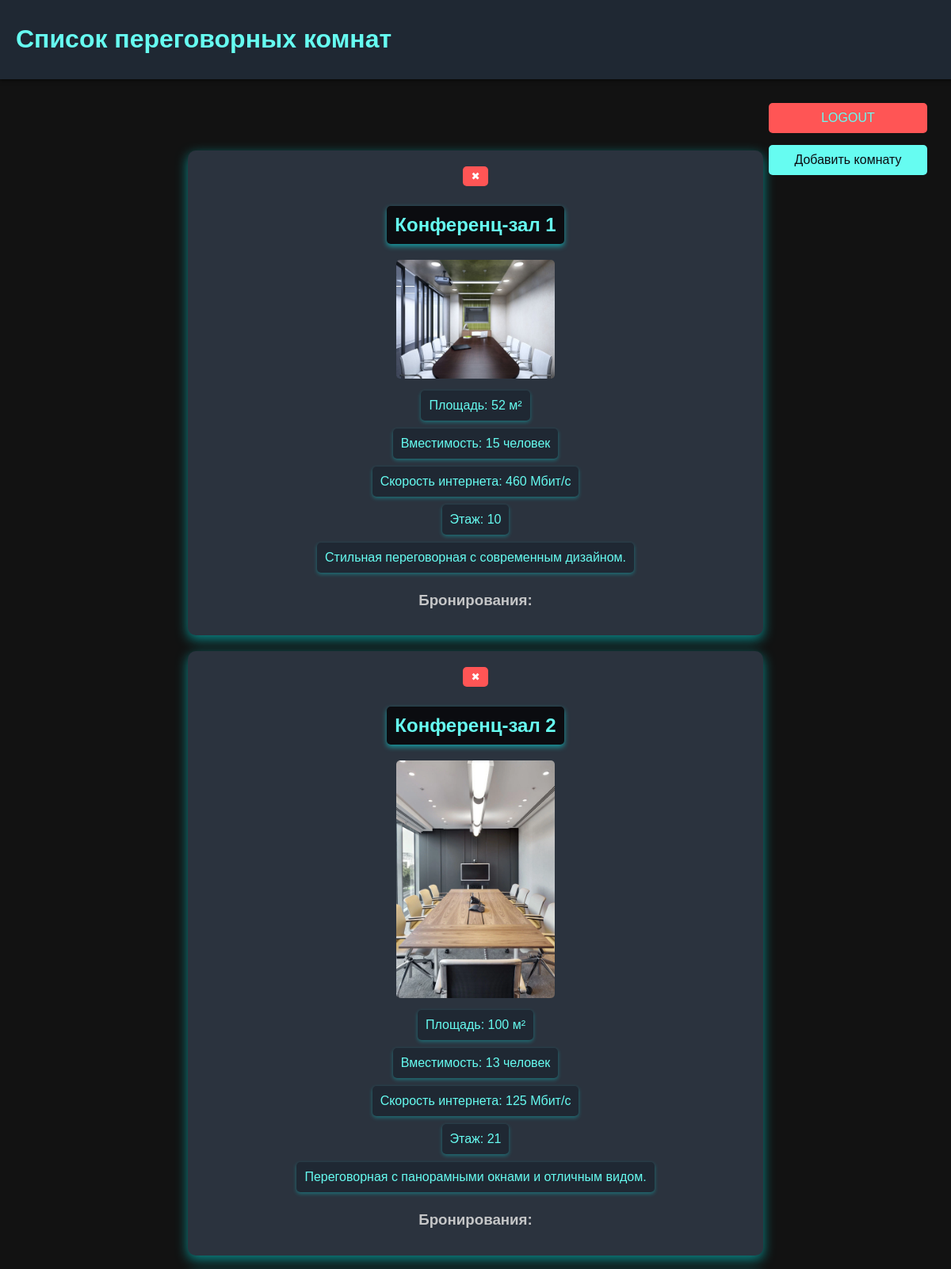
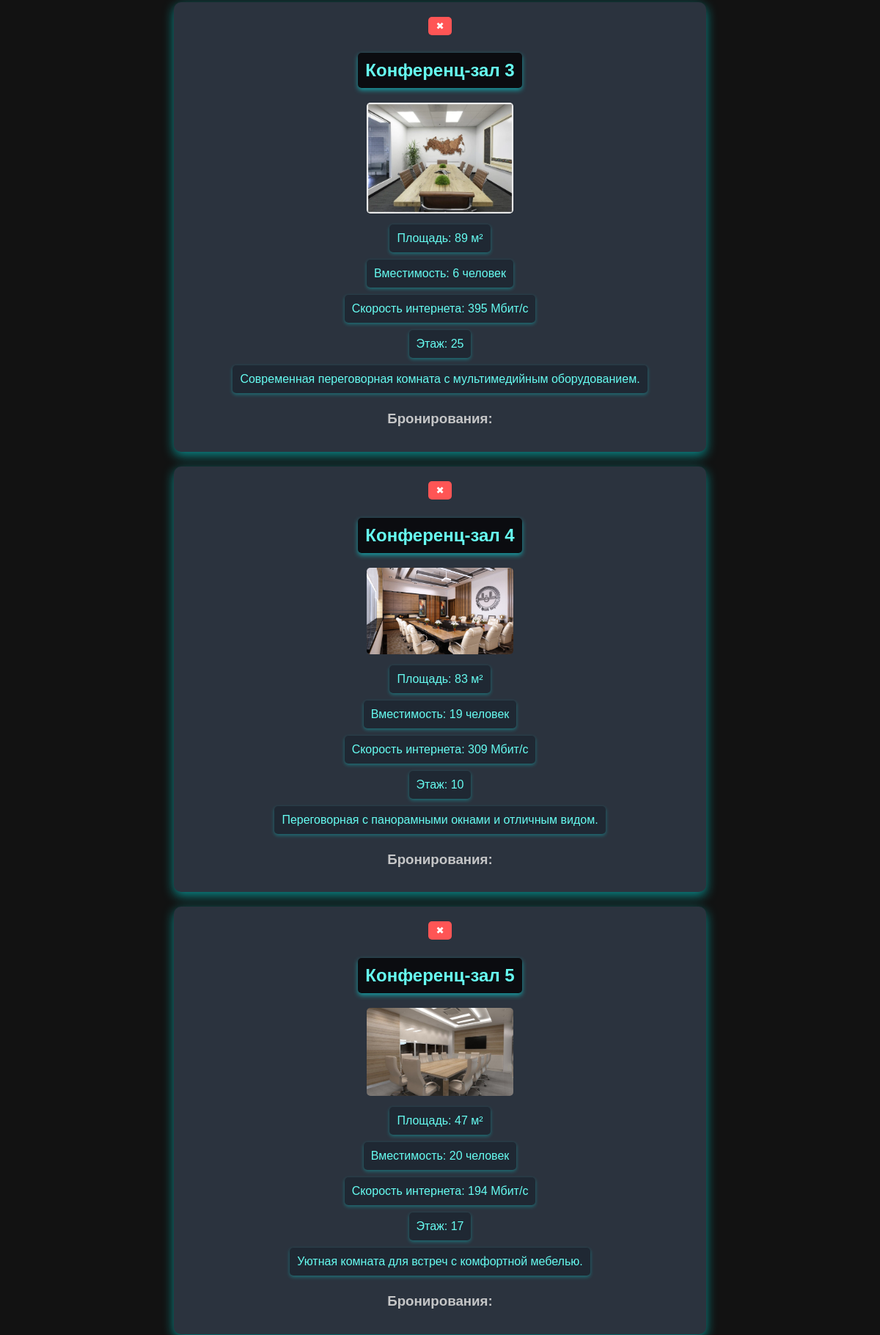
The page /admin (signed in, upper part) on the database its author committed (2 pictures, top to bottom).
### app/models.py (models this page shows, shortened)
class MeetingRoom(db.Model):
    __tablename__ = 'meeting_rooms'
    id = db.Column(db.Integer, primary_key=True)
    name = db.Column(db.String(512), nullable=False)
    area = db.Column(db.Integer, nullable=False)  # Площадь
    internet_speed = db.Column(db.Integer, nullable=False)  # Скорость интернета
    capacity = db.Column(db.Integer, nullable=False)  # Вместимость
    floor = db.Column(db.Integer, nullable=False)  # Этаж
    photo_url = db.Column(db.String(512), nullable=False)  # Фото URL
    description = db.Column(db.String(1024), nullable=True)  # Описание

### app/views.py (the view)
@views_bp.route('/admin')
@login_required
@role_required('admin')  # Restrict access to admin role
def admin():
    rooms = MeetingRoom.query.all()
    bookings = Booking.query.all()
    return render_template('admin.html', rooms=rooms, bookings=bookings)

### app/templates/admin.html (shortened to what this page needs)
<!DOCTYPE html>
<html lang="ru">
<head>
</head>
<body>
    <header>
        <div class="header-content">
            <h1>Список переговорных комнат</h1>
        </div>
    </header>
    <div class="form-container">
        <a href="/logout" class="button logout-button">LOGOUT</a>
        <a href="/add" class="button profile-button">Добавить комнату</a>
    </div>
    <div class="container">
    {% for room in rooms %}
        <div class="real-estate-listing">
            <div class="delete-button-container">
                <button class="delete-button delete-room" data-object-id="{{ room.id }}" onclick="deleteRoom(this)">✖</button>
            </div>
            <h2>{{ room.name }}</h2>
            <img src="{{ url_for('static', filename=room.photo_url) }}" alt="Фото комнаты">
            <p>Площадь: {{ room.area }} м²</p>
            <p>Вместимость: {{ room.capacity }} человек</p>
            <p>Скорость интернета: {{ room.internet_speed }} Мбит/с</p>
            <p>Этаж: {{ room.floor }}</p>
            <p>{{ room.description or 'Описание отсутствует' }}</p>
            <h3>Бронирования:</h3>
        </div>
    {% endfor %}
</div>
</body>
</html>

### app/templates/admin.html (style rules this page uses)
body { background-color: #121212; color: #c5c6c7; font-family: 'Arial', sans-serif; margin: 0; padding: 0; display: flex; height: 100vh; overflow: hidden; }
header { width: 100%; padding: 10px 20px; background-color: #1f2833; color: #66fcf1; display: flex; justify-content: space-between; align-items: center; position: fixed; top: 0; left: 0; right: 0; box-shadow: 0 2px 4px rgba(0, 0, 0, 0.5); z-index: 1000; }
.container { flex-grow: 1; margin-top: 150px; padding-bottom: 40px; overflow-y: auto; width: calc(100% - 240px); margin-left: auto; padding: 20px; position: relative; }
.form-container { width: 200px; margin-bottom: -2%; padding: 20px; border-radius: 5px; position: fixed; right: 10px; top: 100px; bottom: 100px; overflow-y: auto; display: flex; flex-direction: column; z-index: 1001; }
input, select, button, .button { padding: 10px; margin: 5px 0; border: none; border-radius: 5px; background-color: #0b0c10; color: #66fcf1; }
button, .button { cursor: pointer; background-color: #45a29e; transition: background-color 0.3s, transform 0.2s; }
a { color: #66fcf1; text-decoration: none; }
.real-estate-listing { display: flex; flex-direction: column; align-items: center; text-align: center; margin-bottom: 20px; background-color: #2b333e; padding: 15px; border-radius: 10px; box-shadow: 0 5px 15px rgba(0, 255, 255, 0.5); transition: transform 0.3s ease; width: 60%; margin: 20px auto; }
.real-estate-listing img { border-radius: 5px; margin-bottom: 10px; width: 100%; max-width: 200px; height: auto; }
.header-content { display: flex; align-items: center; }
.real-estate-listing p { background-color: #1f2833; color: #66fcf1; padding: 10px; border-radius: 5px; margin: 5px 0; box-shadow: 0 2px 5px rgba(0, 255, 255, 0.3); transition: background-color 0.3s ease; }
.real-estate-listing h2 { background-color: #0b0c10; color: #66fcf1; padding: 10px; border-radius: 5px; box-shadow: 0 3px 6px rgba(0, 255, 255, 0.5); }
.profile-button { background-color: #66fcf1; color: #0b0c10; margin-top: auto; text-align: center; transition: background-color 0.3s, transform 0.2s; width: auto; }
.logout-button { background-color: #ff5555; text-align: center; margin-top: auto; width: auto; }
.delete-button { background-color: #ff5555; color: #fff; border: none; border-radius: 5px; padding: 5px 10px; cursor: pointer; transition: background-color 0.3s, transform 0.2s; }
.profile-button { background-color: #66fcf1; color: #0b0c10; text-align: center; transition: background-color 0.3s, transform 0.2s; width: auto; margin-top: 10px; }
.logout-button { background-color: #ff5555; text-align: center; margin-top: 10px; width: auto; }

### rows shown on the page
MeetingRoom: name "Конференц-зал 1", photo_url (picture), area "52", capacity "15", internet_speed "460", floor "10", description "Стильная переговорная с современным дизайном."
MeetingRoom: name "Конференц-зал 2", photo_url (picture), area "100", capacity "13", internet_speed "125", floor "21", description "Переговорная с панорамными окнами и отличным видом."
MeetingRoom: name "Конференц-зал 3", photo_url (picture), area "89", capacity "6", internet_speed "395", floor "25", description "Современная переговорная комната с мультимедийным оборудованием."
MeetingRoom: name "Конференц-зал 4", photo_url (picture), area "83", capacity "19", internet_speed "309", floor "10", description "Переговорная с панорамными окнами и отличным видом."
MeetingRoom: name "Конференц-зал 5", photo_url (picture), area "47", capacity "20", internet_speed "194", floor "17", description "Уютная комната для встреч с комфортной мебелью."
